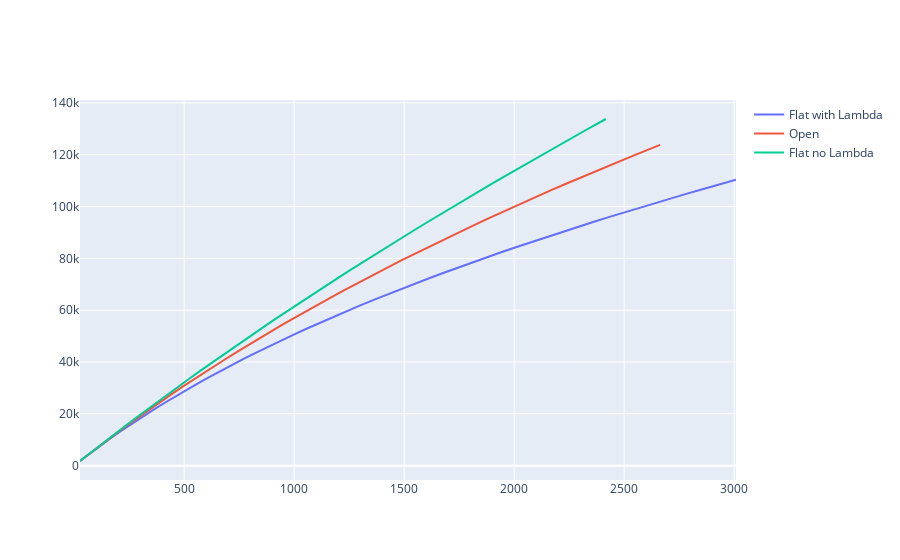

The cell this chart's notebook holds for it:
### Code cell
fig = go.Figure()


fig.add_trace(go.Scatter(x=L_dist_flat_wL, y=v_flat_wL, name="Flat with Lambda"))
fig.add_trace(go.Scatter(x=L_dist_open, y=v_open, name="Open"))
fig.add_trace(go.Scatter(x=L_dist_flat_noL, y=v_flat_noL, name="Flat no Lambda"))

#fig.update_xaxes(type="log")

fig.show()
